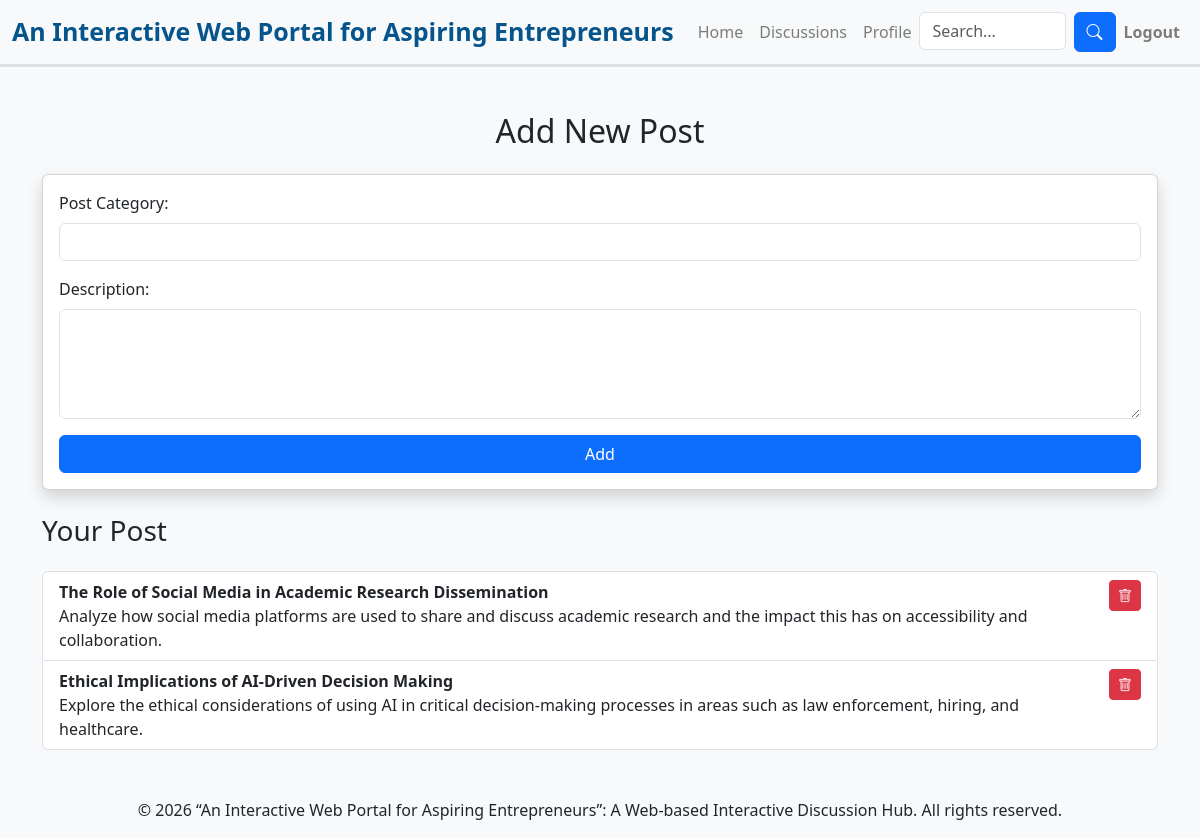
Page /project.php (signed in) on the committed database.
### tables this page shows
CREATE TABLE `projects` (
  `id` int(11) NOT NULL,
  `title` varchar(255) NOT NULL,
  `description` text NOT NULL,
  `created_by` int(11) DEFAULT NULL,
  `created_at` timestamp NOT NULL DEFAULT current_timestamp()
);

### project.php (the view, shortened to what this page needs)
<?php
include 'database.php';
include 'navbar2.php';
$user_id = $_SESSION['user_id'];
$query = "SELECT * FROM projects WHERE created_by = ?";
$stmt = $conn->prepare($query);
$stmt->bind_param("i", $user_id);
$stmt->execute();
$result = $stmt->get_result();
?>
<!DOCTYPE html>
<html lang="en">
<head>
<link href="https://cdn.jsdelivr.net/npm/bootstrap@5.3.0-alpha1/dist/css/bootstrap.min.css" rel="stylesheet">
<link rel="stylesheet" href="https://cdn.jsdelivr.net/npm/bootstrap-icons@1.10.5/font/bootstrap-icons.css">
</head>
<body class="bg-light">
<div class="container mt-5">
<h2 class="text-center mb-4">Add New Post</h2>
<div class="card shadow mb-4">
<div class="card-body">
<form method="POST">
<div class="mb-3">
<label for="title" class="form-label">Post Category:</label>
<input type="text" name="title" id="title" class="form-control" required>
</div>
<div class="mb-3">
<label for="description" class="form-label">Description:</label>
<textarea name="description" id="description" class="form-control" rows="4" required>
</textarea>
</div>
<button type="submit" class="btn btn-primary w-100">Add</button>
</form>
</div>
</div>
<h3 class="mb-4">Your Post</h3>
<div class="list-group">
<?php while ($row = $result->fetch_assoc()): ?>
<div class="list-group-item d-flex justify-content-between align-items-start">
<div class="me-auto">
<a href="project_discussion.php?project_id=<?php echo $row['id']; ?>" class="text-decoration-none text-dark">
<strong><?php echo htmlspecialchars($row['title']); ?></strong>
<p class="mb-0"><?php echo $row['description']; ?></p>
</a>
</div>
<form method="POST" onsubmit="return confirm('Are you sure you want to delete this post?');">
<button class="btn btn-sm btn-danger ms-2"><i class="bi bi-trash"></i></button>
</form>
</div>
<?php endwhile; ?>
</div>
</div>
<?php include 'footer.php'; ?>
</body>
</html>

### rows in the picture
projects: title "The Role of Social Media in Academic Research Dissemination", description "Analyze how social media platforms are used to share and discuss academic research and the impact this has on accessibility and collaboration."
projects: title "Ethical Implications of AI-Driven Decision Making", description "Explore the ethical considerations of using AI in critical decision-making processes in areas such as law enforcement, hiring, and healthcare."
